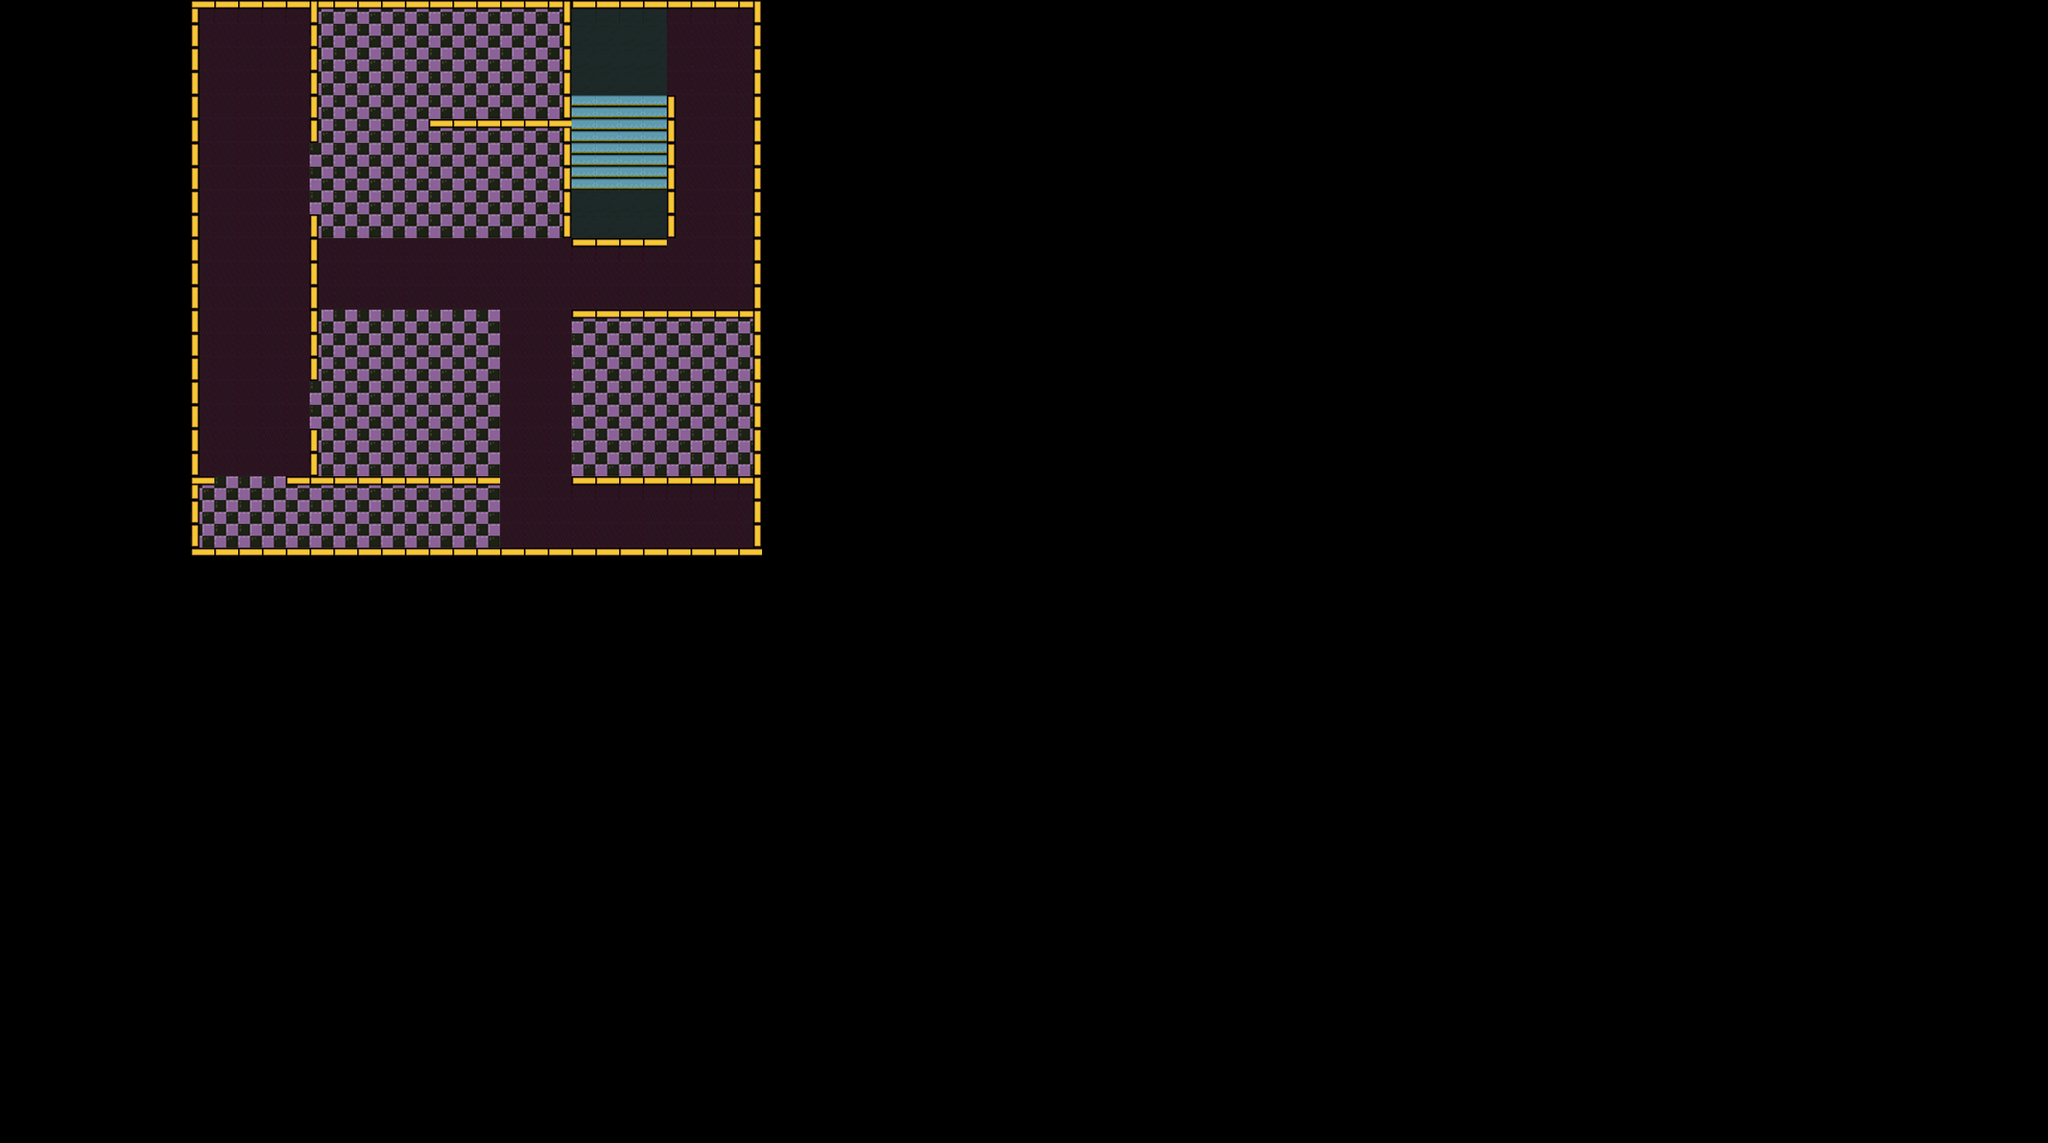

Rendered tile map (Tiled .tmx) drawn with the repository's tilesets; below, a short description and the map source with its tile grids summarised:
An orthogonal 86x48 tile map with 32x32 px tiles, 3 tile layers (Tile Layer 1, Tile Layer 2, Tile Layer 3) and 19 objects (18x XuxaBoss, Player).

<map version="1.0" orientation="orthogonal" renderorder="right-down" width="86" height="48" tilewidth="32" tileheight="32" nextobjectid="25">
 <properties>
  <property name="RAG" value="assets/enemy.png" />
  <property name="collider" value="assets/collider.png" />
  <property name="helicopter" value="assets/player-topdown.png" />
 </properties>
 <tileset firstgid="1" name="BqX1wYx" tilewidth="32" tileheight="32">
  <image source="BqX1wYx.png" width="1616" height="1120" />
 </tileset>
 <layer name="Tile Layer 1" width="86" height="48">
  <data>[4128 cells, 552 non-empty, 4 distinct tile ids]</data>
 </layer>
 <layer name="Tile Layer 2" width="86" height="48">
  <data>[4128 cells, 154 non-empty, 4 distinct tile ids]</data>
 </layer>
 <layer name="Tile Layer 3" width="86" height="48">
  <data>[4128 cells, 8 non-empty, 3 distinct tile ids]</data>
 </layer>
 <objectgroup name="Object Layer 1">
  <object id="1" name="Xuxa" type="XuxaBoss" x="500" y="52">
   <properties>
    <property name="colliderHeight" value="116" />
    <property name="colliderWidth" value="120" />
    <property name="numFrames" value="1" />
    <property name="textureHeight" value="116" />
    <property name="textureID" value="RAG" />
    <property name="textureWidth" value="120" />
   </properties>
  </object>
  <object id="2" name="Player" type="Player" x="300" y="100">
   <properties>
    <property name="colliderHeight" value="50" />
    <property name="colliderWidth" value="50" />
    <property name="numFrames" value="7" />
    <property name="textureHeight" value="150" />
    <property name="textureID" value="helicopter" />
    <property name="textureWidth" value="150" />
   </properties>
  </object>
  <object id="8" name="Xuxa" type="XuxaBoss" x="728" y="368">
   <properties>
    <property name="colliderHeight" value="116" />
    <property name="colliderWidth" value="120" />
    <property name="numFrames" value="1" />
    <property name="textureHeight" value="116" />
    <property name="textureID" value="RAG" />
    <property name="textureWidth" value="120" />
   </properties>
  </object>
  <object id="9" name="Xuxa" type="XuxaBoss" x="330" y="364">
   <properties>
    <property name="colliderHeight" value="116" />
    <property name="colliderWidth" value="120" />
    <property name="numFrames" value="1" />
    <property name="textureHeight" value="116" />
    <property name="textureID" value="RAG" />
    <property name="textureWidth" value="120" />
   </properties>
  </object>
  <object id="10" name="Xuxa" type="XuxaBoss" x="256" y="6" width="12" height="734">
   <properties>
    <property name="colliderHeight" value="734" />
    <property name="colliderWidth" value="12" />
    <property name="numFrames" value="1" />
    <property name="textureHeight" value="734" />
    <property name="textureID" value="collider" />
    <property name="textureWidth" value="12" />
   </properties>
  </object>
  <object id="11" name="Xuxa" type="XuxaBoss" x="276" y="735" width="734" height="12">
   <properties>
    <property name="colliderHeight" value="12" />
    <property name="colliderWidth" value="734" />
    <property name="numFrames" value="1" />
    <property name="textureHeight" value="12" />
    <property name="textureID" value="collider" />
    <property name="textureWidth" value="734" />
   </properties>
  </object>
  <object id="12" name="Xuxa" type="XuxaBoss" x="1012" y="5" width="12" height="734">
   <properties>
    <property name="colliderHeight" value="734" />
    <property name="colliderWidth" value="12" />
    <property name="numFrames" value="1" />
    <property name="textureHeight" value="734" />
    <property name="textureID" value="collider" />
    <property name="textureWidth" value="12" />
   </properties>
  </object>
  <object id="13" name="Xuxa" type="XuxaBoss" x="277" y="0" width="734" height="12">
   <properties>
    <property name="colliderHeight" value="12" />
    <property name="colliderWidth" value="734" />
    <property name="numFrames" value="1" />
    <property name="textureHeight" value="12" />
    <property name="textureID" value="collider" />
    <property name="textureWidth" value="734" />
   </properties>
  </object>
  <object id="14" name="Xuxa" type="XuxaBoss" x="416" y="-3" width="12" height="192.333">
   <properties>
    <property name="colliderHeight" value="193" />
    <property name="colliderWidth" value="12" />
    <property name="numFrames" value="1" />
    <property name="textureHeight" value="193" />
    <property name="textureID" value="collider" />
    <property name="textureWidth" value="12" />
   </properties>
  </object>
  <object id="15" name="Xuxa" type="XuxaBoss" x="414" y="574" width="12" height="73">
   <properties>
    <property name="colliderHeight" value="73" />
    <property name="colliderWidth" value="12" />
    <property name="numFrames" value="1" />
    <property name="textureHeight" value="73" />
    <property name="textureID" value="collider" />
    <property name="textureWidth" value="12" />
   </properties>
  </object>
  <object id="16" name="Xuxa" type="XuxaBoss" x="752" y="16" width="12" height="300.5">
   <properties>
    <property name="colliderHeight" value="300" />
    <property name="colliderWidth" value="12" />
    <property name="numFrames" value="1" />
    <property name="textureHeight" value="300" />
    <property name="textureID" value="collider" />
    <property name="textureWidth" value="12" />
   </properties>
  </object>
  <object id="17" name="Xuxa" type="XuxaBoss" x="894" y="128" width="12" height="188.5">
   <properties>
    <property name="colliderHeight" value="189" />
    <property name="colliderWidth" value="12" />
    <property name="numFrames" value="1" />
    <property name="textureHeight" value="189" />
    <property name="textureID" value="collider" />
    <property name="textureWidth" value="12" />
   </properties>
  </object>
  <object id="18" name="Xuxa" type="XuxaBoss" x="383" y="640" width="289" height="12">
   <properties>
    <property name="colliderHeight" value="289" />
    <property name="colliderWidth" value="12" />
    <property name="numFrames" value="1" />
    <property name="textureHeight" value="289" />
    <property name="textureID" value="collider" />
    <property name="textureWidth" value="12" />
   </properties>
  </object>
  <object id="19" name="Xuxa" type="XuxaBoss" x="767.5" y="638" width="260.5" height="12">
   <properties>
    <property name="colliderHeight" value="734" />
    <property name="colliderWidth" value="12" />
    <property name="numFrames" value="1" />
    <property name="textureHeight" value="734" />
    <property name="textureID" value="collider" />
    <property name="textureWidth" value="12" />
   </properties>
  </object>
  <object id="20" name="Xuxa" type="XuxaBoss" x="767.75" y="414" width="260.5" height="12">
   <properties>
    <property name="colliderHeight" value="12" />
    <property name="colliderWidth" value="260" />
    <property name="numFrames" value="1" />
    <property name="textureHeight" value="12" />
    <property name="textureID" value="collider" />
    <property name="textureWidth" value="260" />
   </properties>
  </object>
  <object id="21" name="Xuxa" type="XuxaBoss" x="767.75" y="318" width="130.25" height="12">
   <properties>
    <property name="colliderHeight" value="12" />
    <property name="colliderWidth" value="130" />
    <property name="numFrames" value="1" />
    <property name="textureHeight" value="12" />
    <property name="textureID" value="collider" />
    <property name="textureWidth" value="130" />
   </properties>
  </object>
  </objectgroup>
</map>
<!-- 3 of 19 objects omitted -->